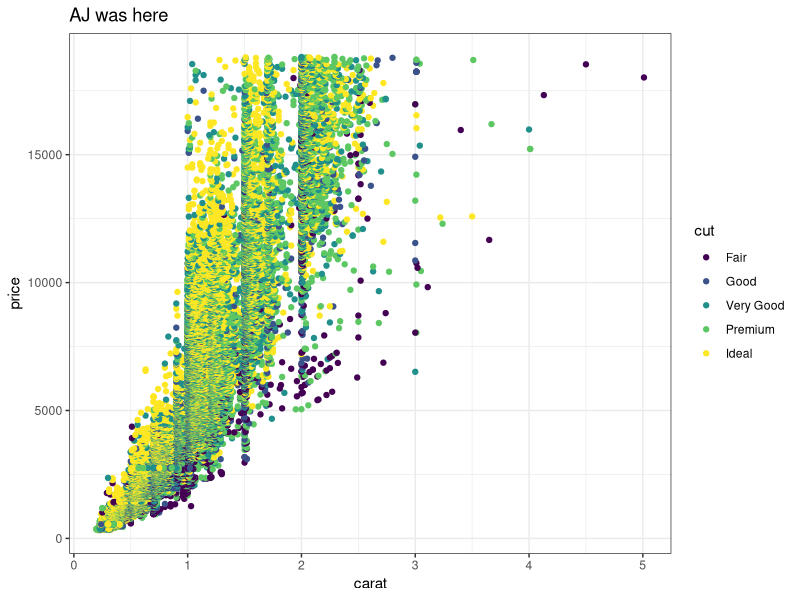
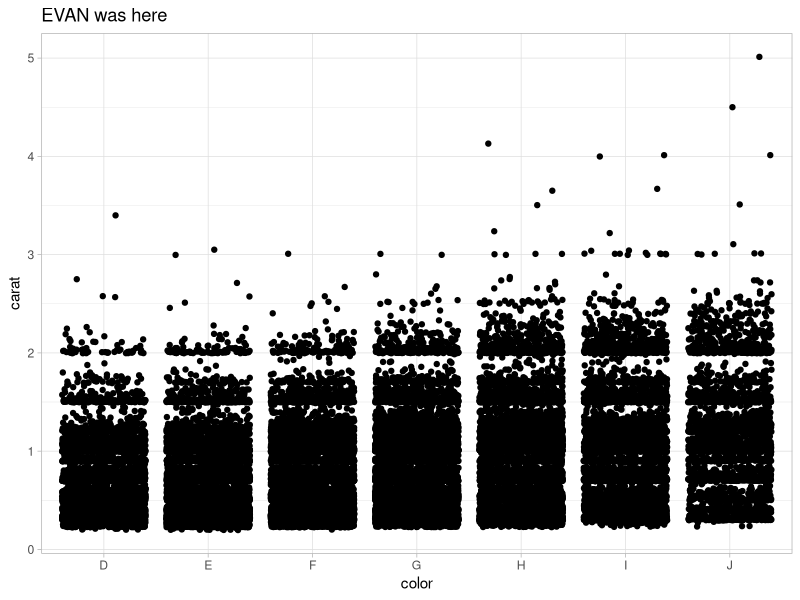
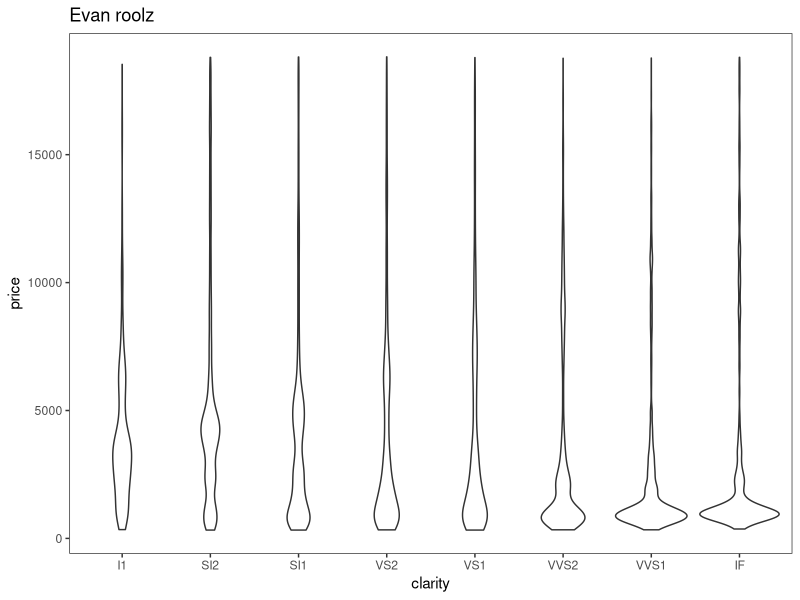

Source code (R) for these figures, in order:
## ---- chunk 1
knitr::opts_chunk$set(echo = TRUE)
library(tidyverse)
## ---- chunk 2
# Partner 1: 
# Run the code below to see the original graph
# Change the code below to make the point color change based on 'cut', and update the theme to theme_bw(). Update the title to include your first name. 

ggplot(data = diamonds, aes(x = carat, y = price, color = cut)) +
  geom_point() +
  theme_bw() +
  labs(title = "AJ was here")
## ---- chunk 3
# Partner 2: 
# Run the code below to see the original graph
# Change the code below to make the geom a geom_jitter, and update the theme to theme_light. Update the title to include your first name. 

ggplot(data = diamonds, aes(x = color, y = carat)) +
  geom_jitter() +
  theme_light() +
  labs(title = "EVAN was here")
## ---- chunk 4

diamond_violin <- ggplot(data = diamonds, aes(x = clarity, y = price)) +
  geom_violin() +
  theme_test() +
  ggtitle("Evan roolz")

# Ding dong bing bong

diamond_violin

my_favorite_number <- 69420
my_second_favorite_number <- 80085

## ---- chunk 5
# Hi AJ! This is broken

my_favorite_numberer <- 42069
